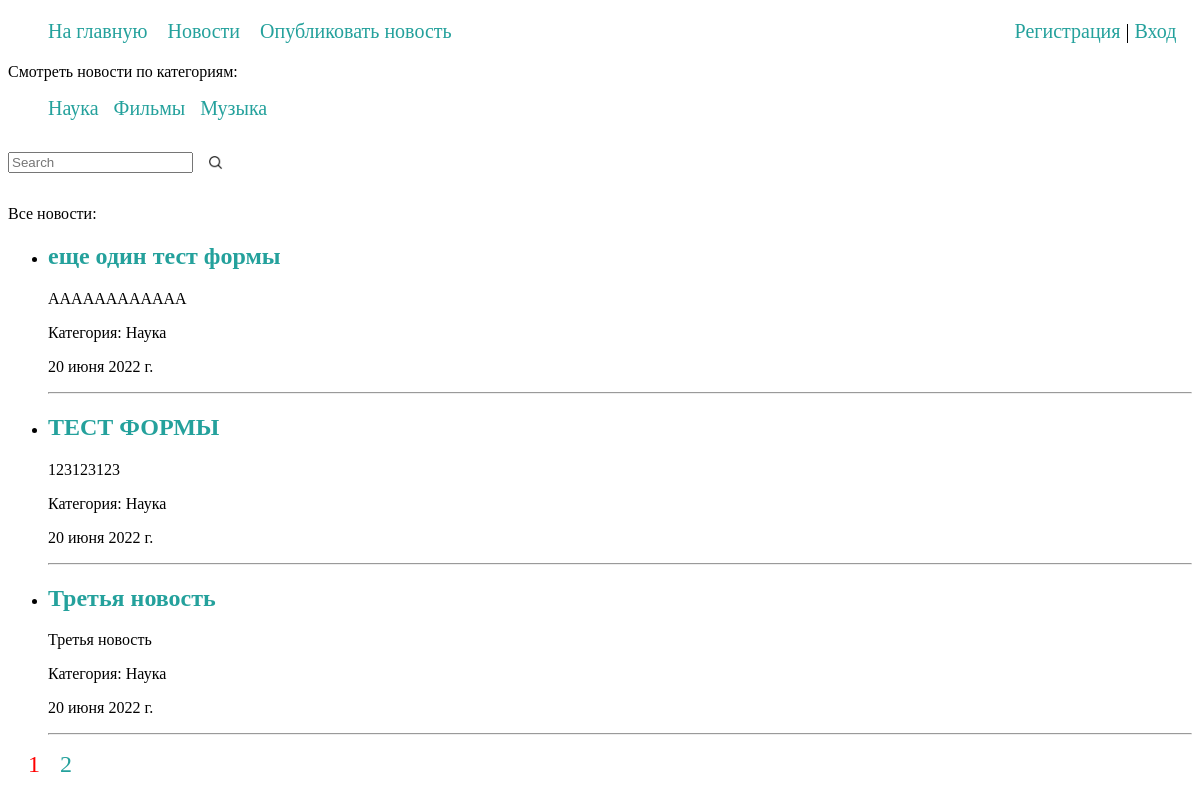
The page /news/ on the database as committed earlier.
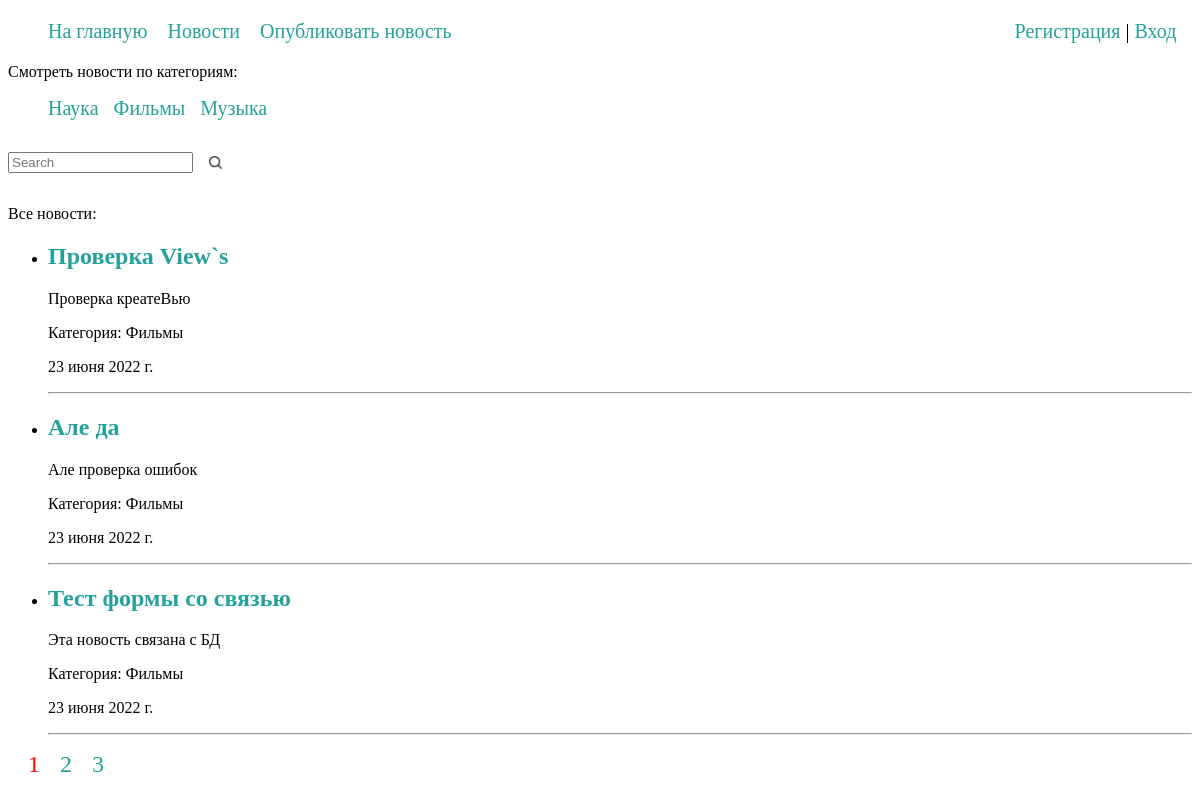
The same page on the database as committed later.
### news/models.py (models this page shows, shortened)
class Category(models.Model):
    name = models.CharField(max_length=100, db_index=True, verbose_name='Категория')
    slug = models.SlugField(max_length=255, db_index=True, unique=True, verbose_name='URL')
    def __str__(self):
        return self.name
    def get_absolute_url(self):
        return reverse('category', kwargs={'cat_slug': self.slug})
    class Meta:
        verbose_name = 'Категории'
        verbose_name_plural = 'Категории'
        ordering = ['id']

class News(models.Model):
    title = models.CharField(max_length=255, verbose_name='Заголовок')
    content = models.TextField(blank=False, verbose_name='Текст новости')
    category = models.CharField(max_length=100)
    time_created = models.DateTimeField(auto_now_add=True)
    cat = models.ForeignKey('Category', on_delete=models.CASCADE, null=True, verbose_name='Категория')
    def get_absolute_url(self):
        return reverse('newsById', kwargs={'news_id': self.pk})
    class Meta:
        verbose_name = 'Новости'
        verbose_name_plural = 'Новости'
        ordering = ['-time_created', 'title']

### news/views.py (the view)
# urls.py: path('news/', AllNews.as_view(), name='news'),
class AllNews(DataMixin, ListView):
    model = News
    template_name = "news/news.html"
    context_object_name = 'posts'
    paginate_by = 3
    def get_context_data(self, *,object_list=None, **kwargs):
        context = super().get_context_data(**kwargs)
        context['form'] = SearchNews()
        mix_def = self.get_user_context(title='Новости')
        return dict(list(context.items()) + list(mix_def.items()))

### news/forms.py
class SearchNews(forms.Form):
    searchBy = forms.CharField(max_length=150, label="", help_text="",
                               widget=forms.TextInput(attrs={'placeholder': 'Search'}))

### news/utils.py (called while the page is built)
    def get_user_context(self, **kwargs):
        context = kwargs
        cats = Category.objects.all()
        context['menu'] = menu
        context['cats'] = cats
        return context

### news/templates/news/news.html (shortened to what this page needs)
{% extends 'news/base.html' %}
{% load static %}
{% block content %}
<p>Смотреть новости по категориям:</p>
<div class="divcat">
<ul class="cati">
{% for c in cats %}
     <li>
         <a href="{{ c.get_absolute_url }}">{{c.name}}</a>
     </li>
{% endfor %}
</ul>
</div>
    <form action="searchBy?page=1" method="post" class="forSearch">
        {% for f in form %}
            <p class="formfield"><label for="{{ f.id_for_label }}">{{ f.label }} </label>{{ f }}</p>
        {% endfor %}
        <input type="image" class="searchBtn" src="{% static 'news/img/search.png' %}" border="0" alt="Submit" />
    </form>
<p>Все новости:</p>
<ul>
{% for p in posts %}
    <li>
        <h2><a href="{{ p.get_absolute_url }}">{{p.title}}</a></h2>
        <p>{{p.content}}</p>
        <p>Категория: {{p.cat}}</p>
        <P>{{p.time_created|date:""}}</P>
    </li>
    <hr>
{% endfor %}
</ul>
{% if page_obj.has_other_pages %}
<nav class="paginate">
    <ul class="forPaginate">
        <li>
            {% if page_obj.number == 1 %}
            <a href="?page=1" style="color: red;">1</a>
            {% else %}
            <a href="?page=1">1</a>
            {% endif %}
        </li>
        {% for p in paginator.page_range %}
            {% if p != 1 and p != page_obj.paginator.num_pages %}
                {% if p >= page_obj.number|add:-2 and p <= page_obj.number|add:2 %}
                    <li>
                        {% if page_obj.number == p %}
                            <a href="?page={{ p }}" style="color: red;">{{ p }}</a>
                        {% else %}
                            <a href="?page={{ p }}">{{ p }}</a>
                        {% endif %}
                    </li>
                 {% elif p == 2 or p == paginator.num_pages|add:-1 %}
                    <li>
                       <a href="#" style="color: black;">...</a>
                    </li>
                {% endif %}
            {% endif %}
        {% endfor %}
        <li>
            {% if page_obj.number == page_obj.paginator.num_pages %}
            <a href="?page={{ page_obj.paginator.num_pages }}" style="color: red;">{{ page_obj.paginator.num_pages }}</a>
            {% else %}
            <a href="?page={{ page_obj.paginator.num_pages }}">{{ page_obj.paginator.num_pages }}</a>
            {% endif %}
        </li>
    </ul>
</nav>
{% endif %}
{% endblock %}

Rows that differ between the two databases and show on the page:
no longer on this page (row unchanged): News: title "еще один тест формы", content "АААААААААААА", cat "Наука", time_created "20 июня 2022 г."
no longer on this page (row unchanged): News: title "ТЕСТ ФОРМЫ", content "123123123", cat "Наука", time_created "20 июня 2022 г."
no longer on this page (row unchanged): News: title "Третья новость", content "Третья новость", cat "Наука", time_created "20 июня 2022 г."
added News: title "Проверка View`s", content "Проверка креатеВью", cat "Фильмы", time_created "23 июня 2022 г."
added News: title "Але да", content "Але проверка ошибок", cat "Фильмы", time_created "23 июня 2022 г."
added News: title "Тест формы со связью", content "Эта новость связана с БД", cat "Фильмы", time_created "23 июня 2022 г."
Other text that changed with them:
{{ page_obj.paginator.num_pages }}: "2" → "3"
new list line: "2"
